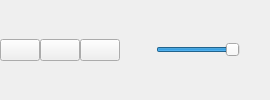
<?xml version="1.0" encoding="UTF-8"?>
<ui version="4.0">
 <class>Database_Browser_Widget</class>
 <widget class="QWidget" name="Database_Browser_Widget">
  <property name="windowTitle">
   <string>Database Browser</string>
  </property>
  <layout class="QGridLayout" name="Database_Browser_Widget_gridLayout">
   <property name="margin">
    <number>0</number>
   </property>
   <item row="1" column="0" colspan="3">
    <widget class="QFrame" name="Database_Browser_Overall_frame">
     <layout class="QGridLayout" name="Database_Browser_Overall_frame_gridLayout">
      <property name="margin">
       <number>0</number>
      </property>
      <item row="1" column="2">
       <widget class="QFrame" name="Database_Browser_Thumbnails_Slider_frame">
        <layout class="QGridLayout" name="Database_Browser_Thumbnails_Slider_frame_gridLayout">
         <property name="margin">
          <number>0</number>
         </property>
         <item row="0" column="1">
          <widget class="QLabel" name="Smallest_Size_label">
           <property name="minimumSize">
            <size>
             <width>24</width>
             <height>24</height>
            </size>
           </property>
           <property name="maximumSize">
            <size>
             <width>24</width>
             <height>24</height>
            </size>
           </property>
           <property name="text">
            <string/>
           </property>
          </widget>
         </item>
         <item row="0" column="3">
          <widget class="QLabel" name="Largest_Size_label">
           <property name="minimumSize">
            <size>
             <width>24</width>
             <height>24</height>
            </size>
           </property>
           <property name="maximumSize">
            <size>
             <width>24</width>
             <height>24</height>
            </size>
           </property>
           <property name="text">
            <string/>
           </property>
          </widget>
         </item>
         <item row="0" column="2">
          <widget class="QSlider" name="Thumbnails_Size_horizontalSlider">
           <property name="minimum">
            <number>24</number>
           </property>
           <property name="maximum">
            <number>128</number>
           </property>
           <property name="sliderPosition">
            <number>128</number>
           </property>
           <property name="orientation">
            <enum>Qt::Horizontal</enum>
           </property>
          </widget>
         </item>
        </layout>
       </widget>
      </item>
      <item row="1" column="0">
       <layout class="QHBoxLayout" name="Views_horizontalLayout">
        <property name="spacing">
         <number>0</number>
        </property>
        <item>
         <widget class="QPushButton" name="Thumbnails_View_pushButton">
          <property name="text">
           <string/>
          </property>
          <property name="checkable">
           <bool>true</bool>
          </property>
         </widget>
        </item>
        <item>
         <widget class="QPushButton" name="Columns_View_pushButton">
          <property name="text">
           <string/>
          </property>
          <property name="checkable">
           <bool>true</bool>
          </property>
         </widget>
        </item>
        <item>
         <widget class="QPushButton" name="Details_View_pushButton">
          <property name="text">
           <string/>
          </property>
          <property name="checkable">
           <bool>true</bool>
          </property>
         </widget>
        </item>
       </layout>
      </item>
      <item row="1" column="1">
       <layout class="QHBoxLayout" name="Search_Database_horizontalLayout"/>
      </item>
     </layout>
    </widget>
   </item>
   <item row="0" column="0" colspan="3">
    <layout class="QGridLayout" name="Database_Browser_gridLayout"/>
   </item>
  </layout>
 </widget>
 <resources/>
 <connections/>
</ui>
